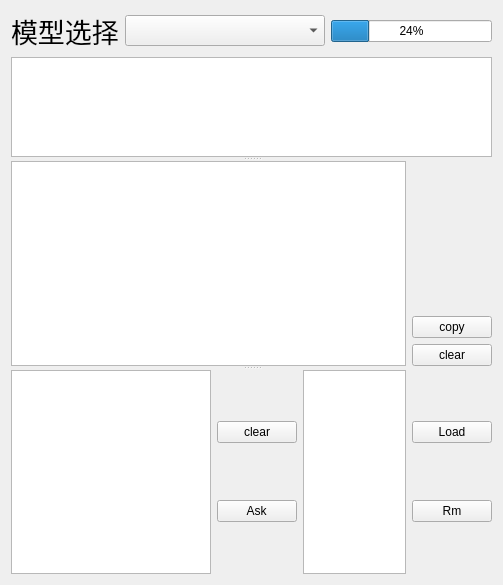
<?xml version="1.0" encoding="UTF-8"?>
<ui version="4.0">
 <class>Form</class>
 <widget class="QWidget" name="Form">
  <property name="geometry">
   <rect>
    <x>0</x>
    <y>0</y>
    <width>503</width>
    <height>585</height>
   </rect>
  </property>
  <property name="windowTitle">
   <string>Form</string>
  </property>
  <layout class="QVBoxLayout" name="verticalLayout_4">
   <item>
    <layout class="QHBoxLayout" name="horizontalLayout_2">
     <item>
      <widget class="QLabel" name="llm_lable_select">
       <property name="font">
        <font>
         <pointsize>20</pointsize>
        </font>
       </property>
       <property name="text">
        <string>模型选择</string>
       </property>
      </widget>
     </item>
     <item>
      <widget class="QComboBox" name="llm_comboBox">
       <property name="minimumSize">
        <size>
         <width>200</width>
         <height>20</height>
        </size>
       </property>
       <property name="font">
        <font>
         <pointsize>14</pointsize>
        </font>
       </property>
      </widget>
     </item>
     <item>
      <widget class="QProgressBar" name="progressBar">
       <property name="value">
        <number>24</number>
       </property>
      </widget>
     </item>
    </layout>
   </item>
   <item>
    <widget class="QSplitter" name="splitter">
     <property name="orientation">
      <enum>Qt::Orientation::Vertical</enum>
     </property>
     <widget class="QTextBrowser" name="textBrowser">
      <property name="minimumSize">
       <size>
        <width>0</width>
        <height>20</height>
       </size>
      </property>
      <property name="maximumSize">
       <size>
        <width>16777215</width>
        <height>100</height>
       </size>
      </property>
     </widget>
     <widget class="QWidget" name="">
      <layout class="QHBoxLayout" name="horizontalLayout_4">
       <item>
        <widget class="QTextEdit" name="llm_msg_output">
         <property name="minimumSize">
          <size>
           <width>0</width>
           <height>100</height>
          </size>
         </property>
         <property name="readOnly">
          <bool>true</bool>
         </property>
        </widget>
       </item>
       <item>
        <layout class="QVBoxLayout" name="verticalLayout">
         <item>
          <spacer name="verticalSpacer">
           <property name="orientation">
            <enum>Qt::Orientation::Vertical</enum>
           </property>
           <property name="sizeHint" stdset="0">
            <size>
             <width>20</width>
             <height>40</height>
            </size>
           </property>
          </spacer>
         </item>
         <item>
          <widget class="QPushButton" name="copy_btn">
           <property name="text">
            <string>copy</string>
           </property>
          </widget>
         </item>
         <item>
          <widget class="QPushButton" name="clear_btn">
           <property name="text">
            <string>clear</string>
           </property>
          </widget>
         </item>
        </layout>
       </item>
      </layout>
     </widget>
     <widget class="QWidget" name="">
      <layout class="QHBoxLayout" name="horizontalLayout_5">
       <item>
        <layout class="QHBoxLayout" name="horizontalLayout">
         <item>
          <widget class="QPlainTextEdit" name="user_input_edit">
           <property name="minimumSize">
            <size>
             <width>200</width>
             <height>0</height>
            </size>
           </property>
           <property name="maximumSize">
            <size>
             <width>16777215</width>
             <height>400</height>
            </size>
           </property>
           <property name="plainText">
            <string/>
           </property>
          </widget>
         </item>
         <item>
          <layout class="QVBoxLayout" name="verticalLayout_2">
           <item>
            <widget class="QPushButton" name="clear_btn_2">
             <property name="minimumSize">
              <size>
               <width>0</width>
               <height>20</height>
              </size>
             </property>
             <property name="text">
              <string>clear</string>
             </property>
            </widget>
           </item>
           <item>
            <widget class="QPushButton" name="enter_btn">
             <property name="minimumSize">
              <size>
               <width>0</width>
               <height>20</height>
              </size>
             </property>
             <property name="text">
              <string> Ask </string>
             </property>
            </widget>
           </item>
          </layout>
         </item>
        </layout>
       </item>
       <item>
        <layout class="QHBoxLayout" name="horizontalLayout_3">
         <item>
          <widget class="QListView" name="listView_files"/>
         </item>
         <item>
          <layout class="QVBoxLayout" name="verticalLayout_3">
           <item>
            <widget class="QPushButton" name="btn_load_file">
             <property name="text">
              <string>Load</string>
             </property>
            </widget>
           </item>
           <item>
            <widget class="QPushButton" name="btn_rm_file">
             <property name="text">
              <string>Rm</string>
             </property>
            </widget>
           </item>
          </layout>
         </item>
        </layout>
       </item>
      </layout>
     </widget>
    </widget>
   </item>
  </layout>
 </widget>
 <resources/>
 <connections/>
</ui>
